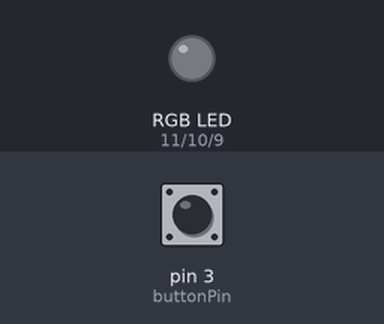
The sketch below on a simulated Arduino Uno, built with avr-gcc and run on an emulated ATmega328P. On the bench: an RGB LED mixed from three pins (HIGH = lit). The inputs (shaded band) are chosen by the test bench; at power-on: pin 3 (buttonPin) HIGH.

Above: at 1.2 s.
1.3 s: pin 3 (buttonPin) pulled LOW for 1 s
At 2.9 s:
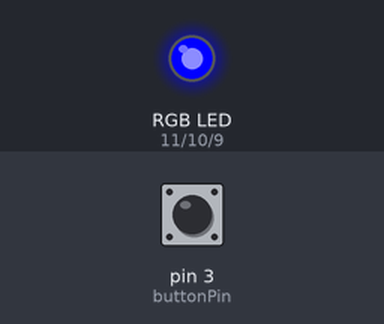
4.3 s: pin 3 (buttonPin) pulled LOW for 0.15 s
At 5.6 s:
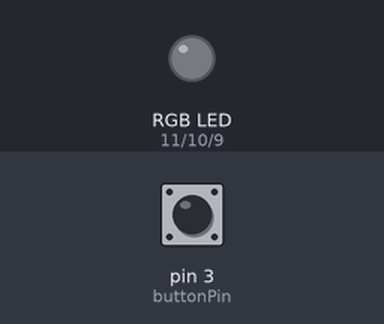
5.9 s: pin 3 (buttonPin) pulled LOW for 3.2 s
At 9.9 s:
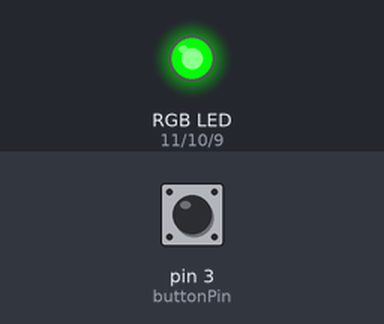
Timing chart, 0 to 11.4 s (numbered marks = the images above; inputs shaded):
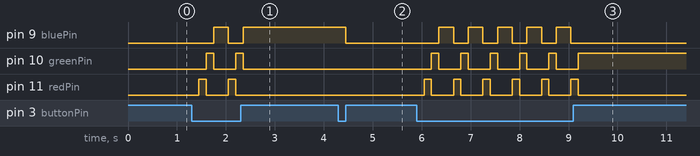

The sketch:

e5.ino
```cpp
/*
SparkFun Inventor's Kit
Example sketch 05

PUSH BUTTONS

  Use pushbuttons for digital input

This sketch was written by SparkFun Electronics,
with lots of help from the Arduino community.
This code is completely free for any use.
Visit http://learn.sparkfun.com/products/2 for SIK information.
Visit http://www.arduino.cc to learn about the Arduino.

*/


// First we'll set up constants for the pin numbers.
// This will make it easier to follow the code below.

 // pushbutton pin
 const int buttonPin = 3;

 //RGB LED pins
 const int redPin = 11;
 const int greenPin = 10;
 const int bluePin = 9;


//create a variable to store a counter and set it to 0
int counter = 0;
void setup()
{
  // Set up the pushbutton pins to be an input:
  pinMode(buttonPin, INPUT);

  // Set up the RGB pins to be an outputs:
  pinMode(redPin, OUTPUT);
  pinMode(greenPin,OUTPUT);
  pinMode(bluePin,OUTPUT);
}


void loop()
{
 // local variable to hold the pushbutton states
  int buttonState;

  //read the digital state of buttonPin with digitalRead() function and store the           //value in buttonState variable
  buttonState = digitalRead(buttonPin);

  //if the button is pressed increment counter and wait a tiny bit to give us some          //time to release the button
  if (buttonState == LOW) // light the LED
  {
    counter++;
    delay(150);
  }

  //use the if satement to check the value of counter. If counter is equal to 0 all         //pins are off
  if(counter == 0)
  {
   digitalWrite(redPin,LOW);
   digitalWrite(greenPin,LOW);
   digitalWrite(bluePin,LOW);
  }

  //else if counter is equal to 1, redPin is HIGH
  else if(counter == 1)
  {
   digitalWrite(redPin,HIGH);
   digitalWrite(greenPin,LOW);
   digitalWrite(bluePin,LOW);
  }

  //else if counter is equal to 2 greenPin is HIGH
  else if(counter ==2)
  {
   digitalWrite(redPin,LOW);
   digitalWrite(greenPin,HIGH);
   digitalWrite(bluePin,LOW);
  }

  //else if counter is equal to 3 bluePin is HIGH
  else if(counter ==3)
  {
   digitalWrite(redPin,LOW);
   digitalWrite(greenPin,LOW);
   digitalWrite(bluePin,HIGH);
  }

  //else reset the counter to 0 (which turns all pins off)
  else
  {
   counter =0;
  }
}
```

Measured:
- after the input at 1.3 s, pin 9 (bluePin): LOW → HIGH after 0.45 s, → LOW 0.30 s later, → HIGH 0.30 s later; pin 10 (greenPin): alternates HIGH for 0.15 s and LOW for 0.45 s, 4 changes in all, then stays LOW, starting after 0.30 s; pin 11 (redPin): alternates HIGH for 0.15 s and LOW for 0.45 s, 4 changes in all, then stays LOW, starting after 0.15 s
- after the input at 4.3 s, pin 9 (bluePin): HIGH → LOW after 0.15 s
- after the input at 5.9 s, pin 9 (bluePin): alternates HIGH for 0.30 s and LOW for 0.30 s, 10 changes in all, then stays LOW, starting after 0.45 s; pin 10 (greenPin): alternates HIGH for 0.15 s and LOW for 0.45 s, 11 changes in all, then stays HIGH, starting after 0.30 s
